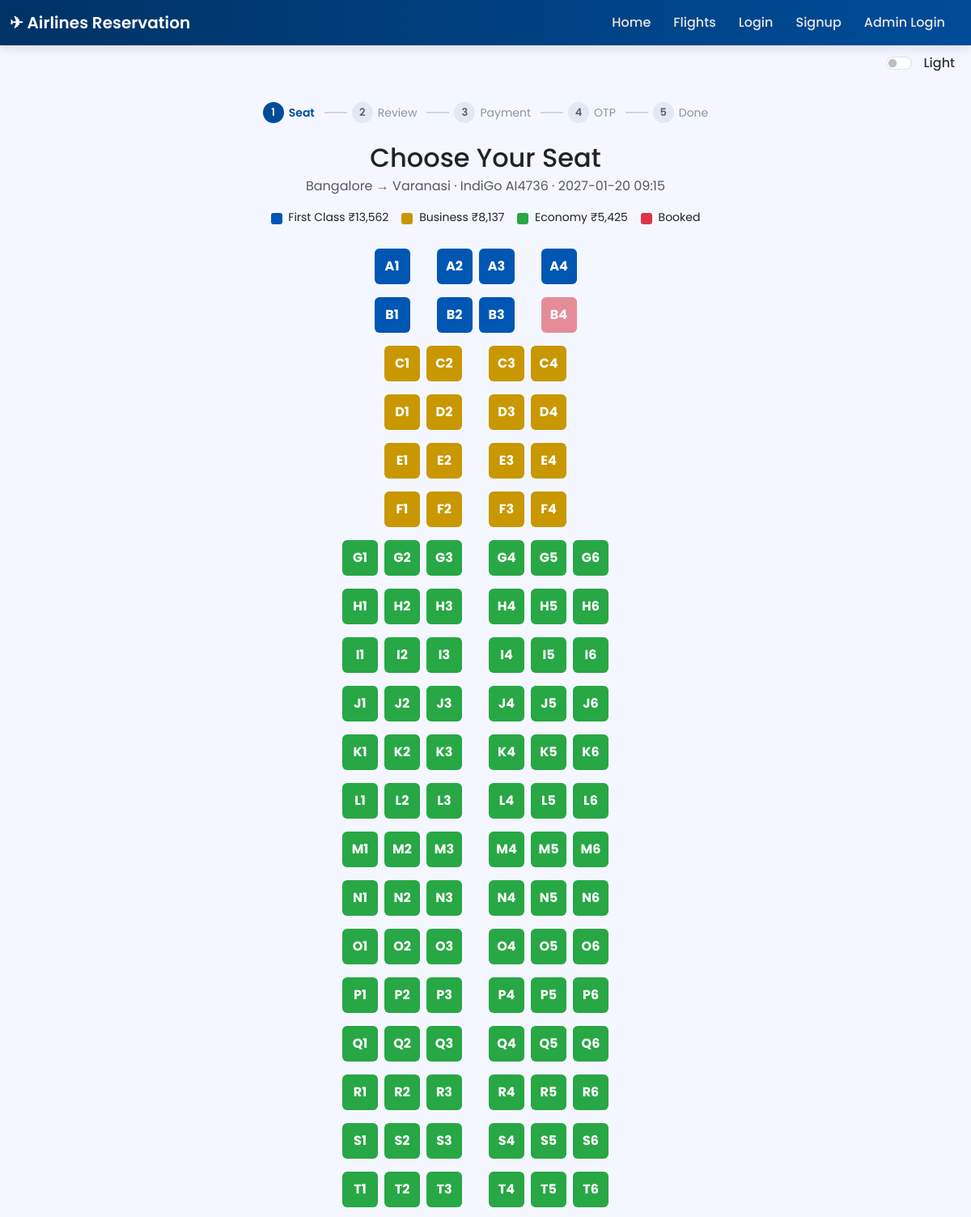
The page /select_seat/18 on the database its author committed.
### models.py (models this page shows)
class Flight(db.Model):
    id = db.Column(db.Integer, primary_key=True)
    flight_no = db.Column(db.String(20), unique=True, nullable=False)
    airline = db.Column(db.String(50), nullable=False)  # NEW
    source = db.Column(db.String(100), nullable=False)
    destination = db.Column(db.String(100), nullable=False)
    departure_time = db.Column(db.String(50), nullable=False)
    arrival_time = db.Column(db.String(50), nullable=False)
    seats_available = db.Column(db.Integer, nullable=False)
    date = db.Column(db.String(20), nullable=False)
    price = db.Column(db.Integer, nullable=False)  # NEW
    bookings = db.relationship("Booking", backref="flight", lazy=True)

### views.py (the view)
@app_views.route('/select_seat/<int:flight_id>')
def select_seat(flight_id):
    flight = Flight.query.get_or_404(flight_id)
    if payments.has_departed(flight):
        flash("This flight has already departed.", "warning")
        return redirect(url_for('app_views.flights_page'))
    seat_map, seat_colors, seat_class_map = build_seat_layout(flight)
    booked_seats = [b.seat_number for b in Booking.query.filter_by(flight_id=flight_id).all()]
    prices = {cls: payments.fare_for(flight, cls) for cls in payments.SEAT_MULTIPLIER}
    return render_template('select_seat.html', flight=flight, seat_map=seat_map,
                           booked_seats=booked_seats, seat_colors=seat_colors,
                           seat_class_map=seat_class_map, prices=prices)

### payments.py (called while the page is built)
def fare_for(flight, seat_class):
    return int(flight.price * SEAT_MULTIPLIER.get(seat_class, 1))

def parse_departure(flight):
    try:
        day = datetime.strptime(flight.date.strip(), "%Y-%m-%d")
    except (ValueError, AttributeError):
        return None
    t = (flight.departure_time or "").strip()
    for fmt in ("%H:%M", "%I:%M %p", "%I:%M%p", "%H:%M:%S"):
        try:
            parsed = datetime.strptime(t, fmt)
            return day.replace(hour=parsed.hour, minute=parsed.minute)
        except ValueError:
            continue
    return day.replace(hour=23, minute=59)

def has_departed(flight, now=None):
    dep = parse_departure(flight)
    return bool(dep and dep <= (now or datetime.now()))

### views.py (called while the page is built)
@app_views.app_template_filter('inr')
def inr(value):
    try:
        return f"{int(value):,}"
    except (TypeError, ValueError):
        return value

### templates/select_seat.html (shortened to what this page needs)
{% extends 'base.html' %}
{% block content %}
{% set step = 1 %}{% include '_steps.html' %}
<h2 class="text-center mb-1">Choose Your Seat</h2>
<p class="text-center text-muted mb-3">{{ flight.source }} → {{ flight.destination }} · {{ flight.airline }} {{ flight.flight_no }} · {{ flight.date }} {{ flight.departure_time }}</p>
<div class="d-flex justify-content-center flex-wrap gap-3 small mb-4">
  <span><span class="seat-key" style="background:#0056b3"></span> First Class ₹{{ prices['First Class']|inr }}</span>
  <span><span class="seat-key" style="background:#c99700"></span> Business ₹{{ prices['Business']|inr }}</span>
  <span><span class="seat-key" style="background:#28a745"></span> Economy ₹{{ prices['Economy']|inr }}</span>
  <span><span class="seat-key" style="background:#dc3545"></span> Booked</span>
</div>
<div class="container text-center">
    {% for row in seat_map %}
        <div class="row justify-content-center mb-2">
            {% for seat in row %}
                {% if seat == None %}
                    <div style="width:25px;"></div>
                {% else %}
                    <div class="seat {{ seat_colors[seat] }} {% if seat in booked_seats %}booked{% endif %}"
                         data-seat="{{ seat }}"
                         data-tooltip="{{ seat_class_map[seat] }}"
                         onclick="selectSeat(this)">
                        {{ seat }}
                    </div>
                {% endif %}
            {% endfor %}
        </div>
    {% endfor %}
</div>
{% endblock %}

### templates/base.html (style rules this page uses)
body { font-family: "Poppins", sans-serif; background: #f4f7ff; color: #222; transition: background 0.4s ease, color 0.4s ease; }
.container { max-width: 1200px; }
* { transition: background 0.35s ease, color 0.35s ease, border-color 0.35s ease; }

### templates/select_seat.html (style rules this page uses)
.seat { width: 44px; height: 44px; margin: 4px; position: relative; color: white; display: inline-flex; align-items: center; justify-content: center; cursor: pointer; border-radius: 6px; font-weight: bold; transition: transform 0.15s ease-in-out; }
.seat.first { background-color: #0056b3; }
.seat.business { background-color: #c99700; }
.seat.economy { background-color: #28a745; }
.seat-key { display:inline-block; width:14px; height:14px; border-radius:3px; vertical-align:middle; margin-right:4px; }
.seat.booked { background-color: #dc3545 !important; cursor: not-allowed; opacity: .55; }

### rows shown on the page
Flight: source "Bangalore", destination "Varanasi", airline "IndiGo", flight_no "AI4736", date "2027-01-20", departure_time "09:15"

### other values the page prints
{{ n }} "1" "2" "3" "4" "5"
{{ label }} "Seat" "Review" "Payment" "OTP" "Done"
{{ prices['First Class']|inr }} "13,562"
{{ prices['Business']|inr }} "8,137"
{{ prices['Economy']|inr }} "5,425"
{{ seat }} "A1" "A2" "A3" "A4" "B1" "B2" "B3" "B4" "C1" "C2" "C3" "C4" "D1" "D2" "D3" "D4" "E1" "E2" "E3" "E4" "F1" "F2" "F3" "F4" "G1" "G2" "G3" "G4" "G5" "G6" "H1" "H2" "H3" "H4" "H5" "H6" "I1" "I2" "I3" "I4" "I5" "I6" "J1" "J2" "J3" "J4" "J5" "J6" "K1" "K2" "K3" "K4" "K5" "K6" "L1" "L2" "L3" "L4" "L5" "L6" "M1" "M2" "M3" "M4" "M5" "M6" "N1" "N2" "N3" "N4" "N5" "N6" "O1" "O2" "O3" "O4" "O5" "O6" "P1" "P2" "P3" "P4" "P5" "P6" "Q1" "Q2" "Q3" "Q4" "Q5" "Q6" "R1" "R2" "R3" "R4" "R5" "R6" "S1" "S2" "S3" "S4" "S5" "S6" "T1" "T2" "T3" "T4" "T5" "T6"
